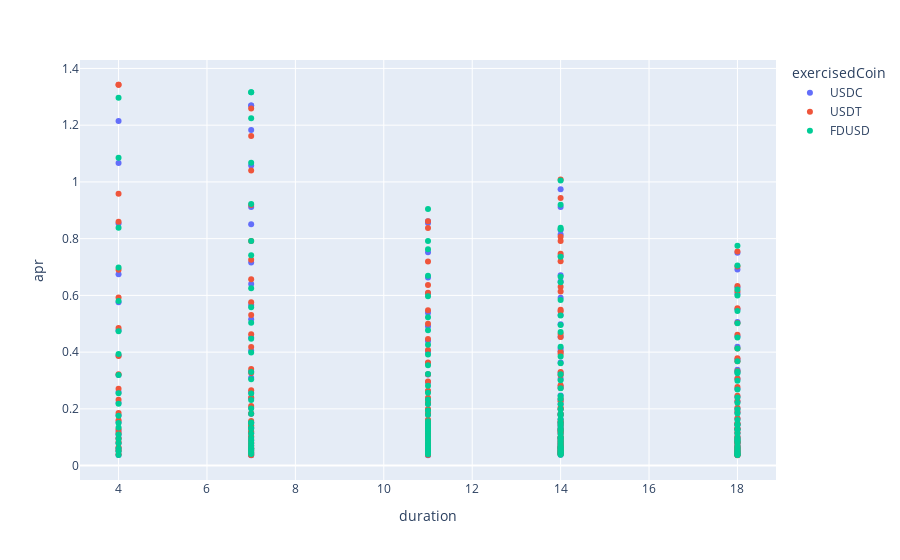

This figure's notebook cell:
### Code cell
df_copy = df

# df_copy = df[df["strikePrice"]>=2200]
df_copy = df_copy[df_copy["duration"]<=20]
# df_copy = df_copy[df_copy["apr"]>=0.2]

# BTC_Buy_limit = 93000
# ETH_Buy_limit = 2900
# SOL_Buy_limit = 140


# BTC_Sell_limit = 99000
# BTC_Sell_limit_2 = 108000
# ETH_Sell_limit = 2400
# SOL_Sell_limit = 140

# BTC
# df_copy = df_copy[(df_copy["strikePrice"]<=BTC_Buy_limit)]
# df_copy = df_copy[(df_copy["strikePrice"]>=BTC_Sell_limit)]
# df_copy = df_copy[(df_copy["strikePrice"]<=BTC_Sell_limit_2)]
# df_copy = df_copy[df_copy["strikePrice"]>=55000 ]

# ETH
# df_copy = df_copy[(df_copy["strikePrice"]<=ETH_Buy_limit) ]
# df_copy = df_copy[df_copy["strikePrice"]>=2150 ]


# SOL
# df_copy = df_copy[(df_copy["strikePrice"]<=SOL_Buy_limit) & (df_copy["exercisedCoin"]=="SOL")]
# df_copy = df_copy[df_copy["strikePrice"]>=2150 ]

#resultant
# df_copy = df_copy[(df_copy["strikePrice"]<=SOL_Buy_limit) & (df_copy["exercisedCoin"]=="SOL") or (df_copy["strikePrice"]<=ETH_Buy_limit) & (df_copy["exercisedCoin"]=="ETH") or (df_copy["strikePrice"]<=BTC_Buy_limit) & (df_copy["exercisedCoin"]=="BTC")]



if Direction=="CALL":
    fig = px.scatter(df_copy, x="duration", y="apr", color='exercisedCoin', hover_data=["1000return", "USDamt", "Percent_to_strikeprice", "strikePrice"])
else:
    fig = px.scatter(df_copy, x="duration", y="apr", color='investCoin', hover_data=["1000return", "USDamt", "Percent_to_strikeprice", "strikePrice"])
fig.show()

### Figure 1 — Plotly figure (JSON) as saved in the notebook; plotly's stock layout.template omitted (floating-point values rounded to 4 significant figures; data arrays with more than 128 entries replaced by an {"elided": "..."} marker saying what was removed)
{"data": [{"customdata": {"elided": "175x4 float values"}, "hovertemplate": "exercisedCoin=USDC<br>duration=%{x}<br>apr=%{y}<br>1000return=%{customdata[0]}<br>USDamt=%{customdata[1]}<br>Percent_to_strikeprice=%{customdata[2]}<br>strikePrice=%{customdata[3]}<extra></extra>", "legendgroup": "USDC", "marker": {"color": "#636efa", "symbol": "circle"}, "mode": "markers", "name": "USDC", "orientation": "v", "showlegend": true, "type": "scatter", "x": {"elided": "175 int values"}, "xaxis": "x", "y": {"elided": "175 float values"}, "yaxis": "y"}, {"customdata": {"elided": "177x4 float values"}, "hovertemplate": "exercisedCoin=USDT<br>duration=%{x}<br>apr=%{y}<br>1000return=%{customdata[0]}<br>USDamt=%{customdata[1]}<br>Percent_to_strikeprice=%{customdata[2]}<br>strikePrice=%{customdata[3]}<extra></extra>", "legendgroup": "USDT", "marker": {"color": "#EF553B", "symbol": "circle"}, "mode": "markers", "name": "USDT", "orientation": "v", "showlegend": true, "type": "scatter", "x": {"elided": "177 int values"}, "xaxis": "x", "y": {"elided": "177 float values"}, "yaxis": "y"}, {"customdata": {"elided": "173x4 float values"}, "hovertemplate": "exercisedCoin=FDUSD<br>duration=%{x}<br>apr=%{y}<br>1000return=%{customdata[0]}<br>USDamt=%{customdata[1]}<br>Percent_to_strikeprice=%{customdata[2]}<br>strikePrice=%{customdata[3]}<extra></extra>", "legendgroup": "FDUSD", "marker": {"color": "#00cc96", "symbol": "circle"}, "mode": "markers", "name": "FDUSD", "orientation": "v", "showlegend": true, "type": "scatter", "x": {"elided": "173 int values"}, "xaxis": "x", "y": {"elided": "173 float values"}, "yaxis": "y"}], "layout": {"legend": {"title": {"text": "exercisedCoin"}, "tracegroupgap": 0}, "margin": {"t": 60}, "xaxis": {"anchor": "y", "domain": [0, 1], "title": {"text": "duration"}}, "yaxis": {"anchor": "x", "domain": [0, 1], "title": {"text": "apr"}}}}
